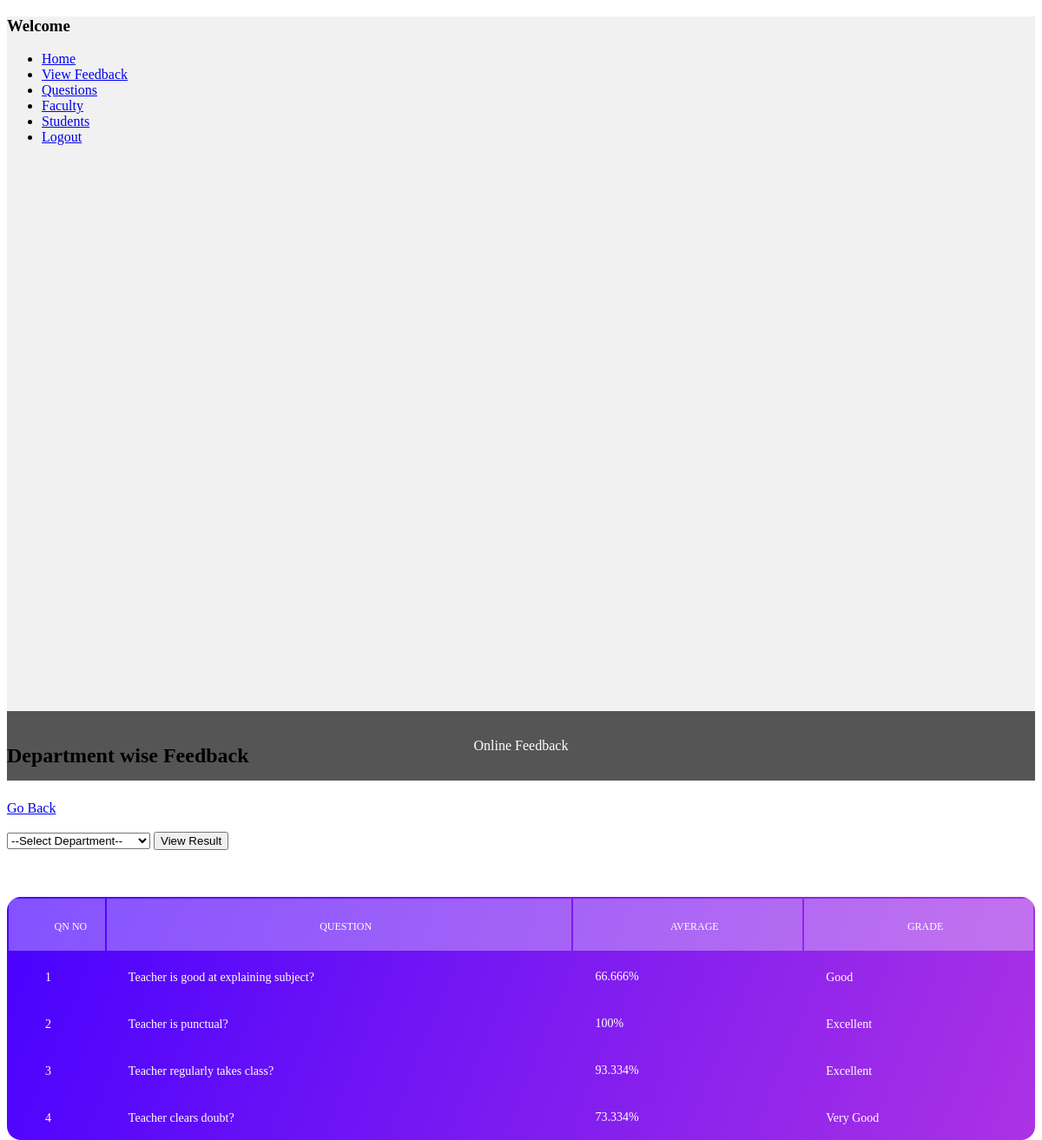
Page /admin/view_dep_feedback.php?department_id=2 on the committed database.
### tables this page shows
CREATE TABLE IF NOT EXISTS `grades` (
  `id` int(11) NOT NULL,
  `name` varchar(250) NOT NULL
);

### admin/view_dep_feedback.php (the view, shortened to what this page needs)
<?php
include_once '../database/dbconfig.php';
?>
<!DOCTYPE html>
<html lang="en">
  <head>
    <link rel="stylesheet" type="text/css" href="../css/main.css" />
  </head>
  <body>
      <div class="row content">
      <div class="col-sm-2 sidenav">
        <h3>Welcome <?php echo ($_SESSION['login_user']); ?></h3>
        <ul class="nav nav-pills nav-stacked">
          <li><a href="admin_dashboard.php">Home</a></li>
          <li class="active"><a href="view_feedback.php">View Feedback</a></li>
          <li><a href="view_questions.php">Questions</a></li>
          <li><a href="view_faculty.php">Faculty</a></li>
          <li><a href="view_students.php">Students</a></li>
          <li><a href="../logout.php">Logout</a></li>
        </ul><br>
      </div>
        <div class="col-sm-10">
        <br />
        <div class="container-fluid">
          <div class="row">
            <div class="col-md-9"><h2>Department wise Feedback</h2></div><br />
            <div class="col-md-3">
              <a href="view_feedback.php" class="btn btn-success">Go Back</a>
            </div>
          </div>
        </div>
        <br />
        <div class="pull-right">
          <form class="form-inline" method="get" action="view_dep_feedback.php">
              <div class="container-fluid ">
                <div class="form-group">
                  <select name="department_id" class="form-control" required="required">
                    <option>--Select Department--</option>
                  </select>
                  <input type="submit" class="btn btn-primary" value="View Result">
                </div>
            </div>
          </form>
        </div>
          <br>
          <br>
          <br>
          <div class="table100 ver6 m-b-110">
            <table data-vertable="ver6" id="students">
              <thead>
                <tr class="row100 head">
                  <th class="column100 column1" data-column="column1">
                    Qn No
                  </th>
                  <th class="column100 column2" data-column="column2">
                    Question
                  </th>
                  <th class="column100 column3" data-column="column3">
                    Average
                  </th>
                  <th class="column100 column4" data-column="column4">
                    Grade
                  </th>
                </tr>
              </thead>
              <tbody>
                <?php
                    $department_id = $_GET['department_id'];
$ans_sql = "select qn_name,avg(answer) as avg from answers inner join questions on questions.qn_id = answers.qn_id where department_id = " . $department_id . " group by questions.qn_id";
$ans_result = mysqli_query($conn, $ans_sql);
$count = 0;
while ($ans_rows = mysqli_fetch_assoc($ans_result)) {
    $avg = ($ans_rows['avg'] * 100) / 5;
    $avg_round = round($ans_rows['avg']);
    $grades_sql = "select * from grades where id = " . $avg_round;
    $grades_sql_result = mysqli_query($conn, $grades_sql);
    $grades_row = mysqli_fetch_assoc($grades_sql_result);
    $count++;
    ?>
                    <tr class="row100 data">
                      <td class="column100 column1 value" data-column="column1">
                        <?php echo $count; ?>
                      </td>
                      <td class="column100 column2 value" data-column="column2">
                        <?php echo $ans_rows['qn_name']; ?>
                      </td>
                      <td class="column100 column3 value" data-column="column3">
                        <div class="progress" style=" height: 20px;width:100%;margin-bottom:0%;">
                            <div class="progress-bar progress-bar-striped  active" role="progressbar" aria-valuenow="40" aria-valuemin="0" aria-valuemax="100" style="width:<?php echo $avg . "%"; ?>">
                                 <?php echo $avg . "%"; ?>
                            </div>
                        </div>
                      </td>
                      <td class="column100 column4 value" data-column="column4" style="color: white">
                        <?php echo $grades_row['name']; ?>
                      </td>
                    </tr>
                <?php
}
?>
              </tbody>
            </table>
          </div>
        </div>
      </div>
    <footer class="container-fluid">
      <center>
        <p>Online Feedback</p>
      </center>
    </footer>
  </body>
</html>

### css/main.css (style rules this page uses)
table { width: 100%; background-color: #fff; }
th, td { font-weight: unset; padding-right: 10px; }
.column100 { width: 130px; padding-left: 25px; }
.column100.column1 { width: 0px; padding-left: 42px; }
.column100.column2 { width: 300px; }
.row100.head th { padding-top: 24px; padding-bottom: 20px; }
.row100 td { padding-top: 18px; padding-bottom: 14px; }
.table100.ver6 { border-radius: 16px; overflow: hidden; background: #7918f2; background: -webkit-linear-gradient(-68deg, #ac32e4, #4801ff); background: -o-linear-gradient(-68deg, #ac32e4, #4801ff); background: -moz-linear-gradient(-68deg, #ac32e4, #4801ff); background: linear-gradient(-68deg, #ac32e4, #4801ff); }
.table100.ver6 table { background-color: transparent; }
.table100.ver6 td { font-size: 14px; color: #fff; line-height: 1.4; }
.table100.ver6 th { font-size: 12px; color: #fff; line-height: 1.4; text-transform: uppercase; background-color: rgba(255, 255, 255, 0.32); }

### admin/view_dep_feedback.php (style rules this page uses)
.row.content { height: 800px; }
.sidenav { background-color: #f1f1f1; height: 100%; }
footer { background-color: #555; color: white; padding: 15px; }

### rows in the picture
grades: name "Good"
grades: name "Excellent"
grades: name "Very Good"

### other values in the picture
$ans_rows['qn_name'] "Teacher is good at explaining subject?"
$avg "66.666"
$ans_rows['qn_name'] "Teacher is punctual?"
$avg "100"
$ans_rows['qn_name'] "Teacher regularly takes class?"
$avg "93.334"
$ans_rows['qn_name'] "Teacher clears doubt?"
$avg "73.334"
